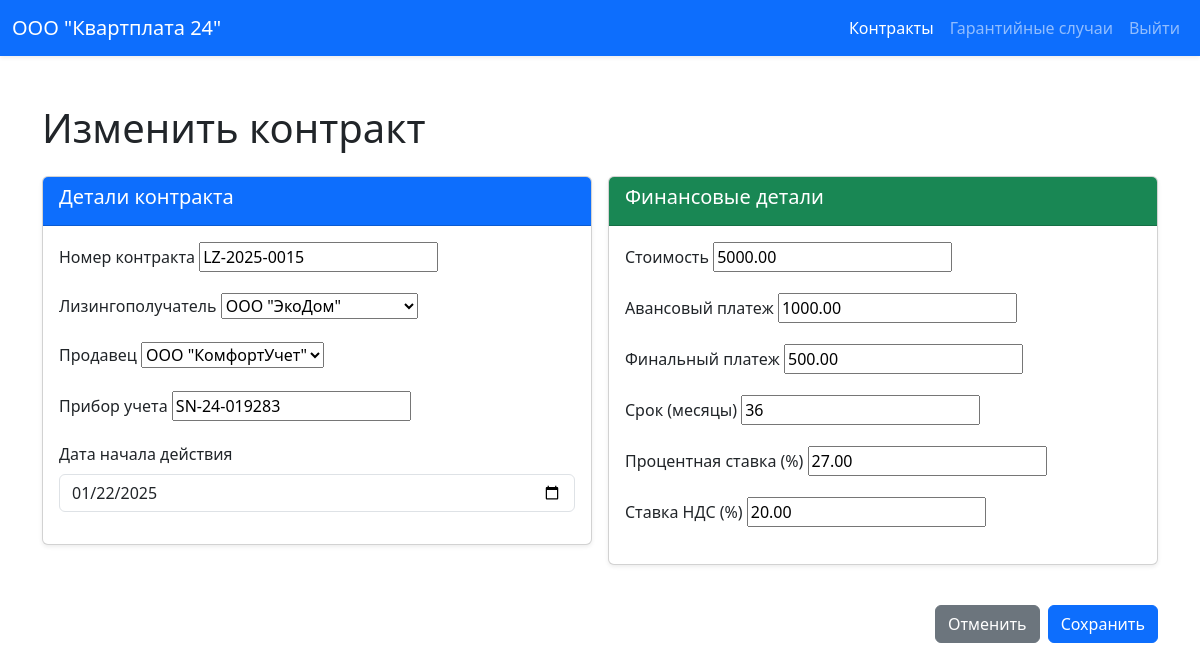
Page /contract/4/edit/ (signed in) on the committed database.
### leasing/models.py (models this page shows, shortened)
class Profile(models.Model):
    ROLE_CHOICES = [
        ('LR', 'Lessor'),
        ('LE', 'Lessee'),
        ('SE', 'Seller'),
        ('AD', 'Admin')
    ]
    user = models.OneToOneField(
        User,
        related_name='profile',
        on_delete=models.CASCADE
    )
    display_name = models.CharField(
        max_length=200,
        blank=True,
        null=True
    )
    role = models.CharField(
        max_length=2,
        choices=ROLE_CHOICES
    )
    def __str__(self):
        return self.display_name or self.user.username

class Contract(models.Model):
    lessor = models.ForeignKey(
        User,
        related_name='lessor_contracts',
        on_delete=models.CASCADE
    )
    lessee = models.ForeignKey(
        User,
        related_name='lessee_contracts',
        on_delete=models.CASCADE
    )
    seller = models.ForeignKey(
        User,
        related_name='seller_contracts',
        on_delete=models.CASCADE
    )
    number = models.CharField(max_length=30)
    meter = models.CharField(max_length=20)
    started = models.DateField()
    class Meta:
        ordering = ['-started', '-number']

class FinanceDetails(models.Model):
    contract = models.ForeignKey(
        Contract,
        related_name='finance_details',
        on_delete=models.CASCADE
    )
    cost = models.DecimalField(max_digits=10, decimal_places=2)
    upfront = models.DecimalField(max_digits=10, decimal_places=2)
    final_payment = models.DecimalField(max_digits=10, decimal_places=2)
    period = models.PositiveIntegerField()  # in month
    rate = models.DecimalField(max_digits=6, decimal_places=2)  # in percent
    vat_rate = models.DecimalField(max_digits=6, decimal_places=2)  # in percent

### leasing/views.py (the view, shortened to what this page needs)
# urls.py: path('contract/<int:pk>/edit/', views.edit_contract, name='edit_contract'),
@login_required
def edit_contract(request, pk=None):
    user = request.user
    company_name = user.profile.display_name
    if user.profile.role != 'LR':
        return HttpResponseForbidden("You don't have permission")
    is_new = True
    contract = None
    finance_details = None
    if pk:
        is_new = False
        contract = get_object_or_404(
            Contract,
            pk=pk,
            lessor=user,
        )
        if contract:
            finance_details = get_object_or_404(
                FinanceDetails,
                contract=contract
            )
    contract_form = ContractForm(instance=contract)
    finance_details_form = FinanceDetailsForm(instance=finance_details)
    return render(
        request,
        'contract/edit.html',
        {
            'is_new': is_new,
            'contract_form': contract_form,
            'finance_details_form': finance_details_form,
            'company_name': company_name,
            'section': 'contract',
        }
    )

### leasing/forms.py
class ContractForm(forms.ModelForm):
    class Meta:
        model = Contract
        fields = ['number', 'lessee', 'seller', 'meter', 'started']
        widgets = {
            'started': DateInput(attrs={'type': 'date', 'class': 'form-control'}),
        }
    def __init__(self, *args, **kwargs):
        super().__init__(*args, **kwargs)
        self.fields['lessee'].queryset = User.objects.filter(profile__role='LE')
        self.fields['lessee'].label_from_instance = lambda obj: str(obj.profile)
        self.fields['seller'].queryset = User.objects.filter(profile__role='SE')
        self.fields['seller'].label_from_instance = lambda obj: str(obj.profile)

class FinanceDetailsForm(forms.ModelForm):
    class Meta:
        model = FinanceDetails
        fields = ['cost', 'upfront', 'final_payment', 'period', 'rate', 'vat_rate']

### leasing/templates/contract/edit.html (shortened to what this page needs)
{% extends 'base.html'%}
{% block content %}
    <div class="container my-5">
        <h1 class="mb-4">{% if is_new %}Добавить контракт{% else %}Изменить контракт{% endif %}</h1>
        <form method="post" enctype="multipart/form-data" class="row g-3">
            <div class="col-md-6">
                <div class="card shadow-sm mb-4">
                    <div class="card-header bg-primary text-white">
                        <h5>Детали контракта</h5>
                    </div>
                    <div class="card-body">
                        <div class="mb-3">
                            <label for="{{ contract_form.number.id_for_label }}" class="form-label">Номер контракта</label>
                            {{ contract_form.number }}
                        </div>
                        <div class="mb-3">
                            <label for="{{ contract_form.lessee.id_for_label }}" class="form-label">Лизингополучатель</label>
                            {{ contract_form.lessee }}
                        </div>
                        <div class="mb-3">
                            <label for="{{ contract_form.seller.id_for_label }}" class="form-label">Продавец</label>
                            {{ contract_form.seller }}
                        </div>
                        <div class="mb-3">
                            <label for="{{ contract_form.meter.id_for_label }}" class="form-label">Прибор учета</label>
                            {{ contract_form.meter }}
                        </div>
                        <div class="mb-3">
                            <label for="{{ contract_form.started.id_for_label }}" class="form-label">Дата начала действия</label>
                            {{ contract_form.started }}
                        </div>
                    </div>
                </div>
            </div>
            <div class="col-md-6">
                <div class="card shadow-sm mb-4">
                    <div class="card-header bg-success text-white">
                        <h5>Финансовые детали</h5>
                    </div>
                    <div class="card-body">
                        <div class="mb-3">
                            <label for="{{ finance_details_form.cost.id_for_label }}" class="form-label">Стоимость</label>
                            {{ finance_details_form.cost }}
                        </div>
                        <div class="mb-3">
                            <label for="{{ finance_details_form.upfront.id_for_label }}" class="form-label">Авансовый платеж</label>
                            {{ finance_details_form.upfront }}
                        </div>
                        <div class="mb-3">
                            <label for="{{ finance_details_form.final_payment.id_for_label }}" class="form-label">Финальный платеж</label>
                            {{ finance_details_form.final_payment }}
                        </div>
                        <div class="mb-3">
                            <label for="{{ finance_details_form.period.id_for_label }}" class="form-label">Срок (месяцы)</label>
                            {{ finance_details_form.period }}
                        </div>
                        <div class="mb-3">
                            <label for="{{ finance_details_form.rate.id_for_label }}" class="form-label">Процентная ставка (%)</label>
                            {{ finance_details_form.rate }}
                        </div>
                        <div class="mb-3">
                            <label for="{{ finance_details_form.vat_rate.id_for_label }}" class="form-label">Ставка НДС (%)</label>
                            {{ finance_details_form.vat_rate }}
                        </div>
                    </div>
                </div>
            </div>
            <div class="col-12 d-flex justify-content-end gap-2">
                <a href="{% url 'list_contract' %}" class="btn btn-secondary">Отменить</a>
                <button type="submit" class="btn btn-primary">Сохранить</button>
            </div>
        </form>
    </div>
{% endblock %}

### leasing/templates/includes/header.html (shortened to what this page needs)
<nav class="navbar navbar-expand-lg navbar-dark bg-primary shadow-sm">
    <div class="container-fluid">
        <a class="navbar-brand" href="#">
            {{ company_name }}
        </a>
        <div class="collapse navbar-collapse" id="navbarNav">
            <ul class="navbar-nav ms-auto">
                <li class="nav-item">
                    <a class="nav-link {% if section == 'contract' %}active{% endif %}" href="{% url 'list_contract' %}">Контракты</a>
                </li>
                <li class="nav-item">
                    <a class="nav-link {% if section == 'warranty' %}active{% endif %}" href="{% url 'list_warranty' %}">Гарантийные случаи</a>
                </li>
                <li class="nav-item">
                    <a class="nav-link" href="{% url 'logout' %}">Выйти</a>
                </li>
            </ul>
        </div>
    </div>
</nav>

### rows in the picture
Profile: display_name "ООО \"Квартплата 24\""
Contract: number "LZ-2025-0015", lessee "ООО \"ЭкоДом\"", seller "ООО \"КомфортУчет\"", meter "SN-24-019283", started "01/22/2025"
FinanceDetails: cost "5000.00", upfront "1000.00", final_payment "500.00", period "36", rate "27.00", vat_rate "20.00"
